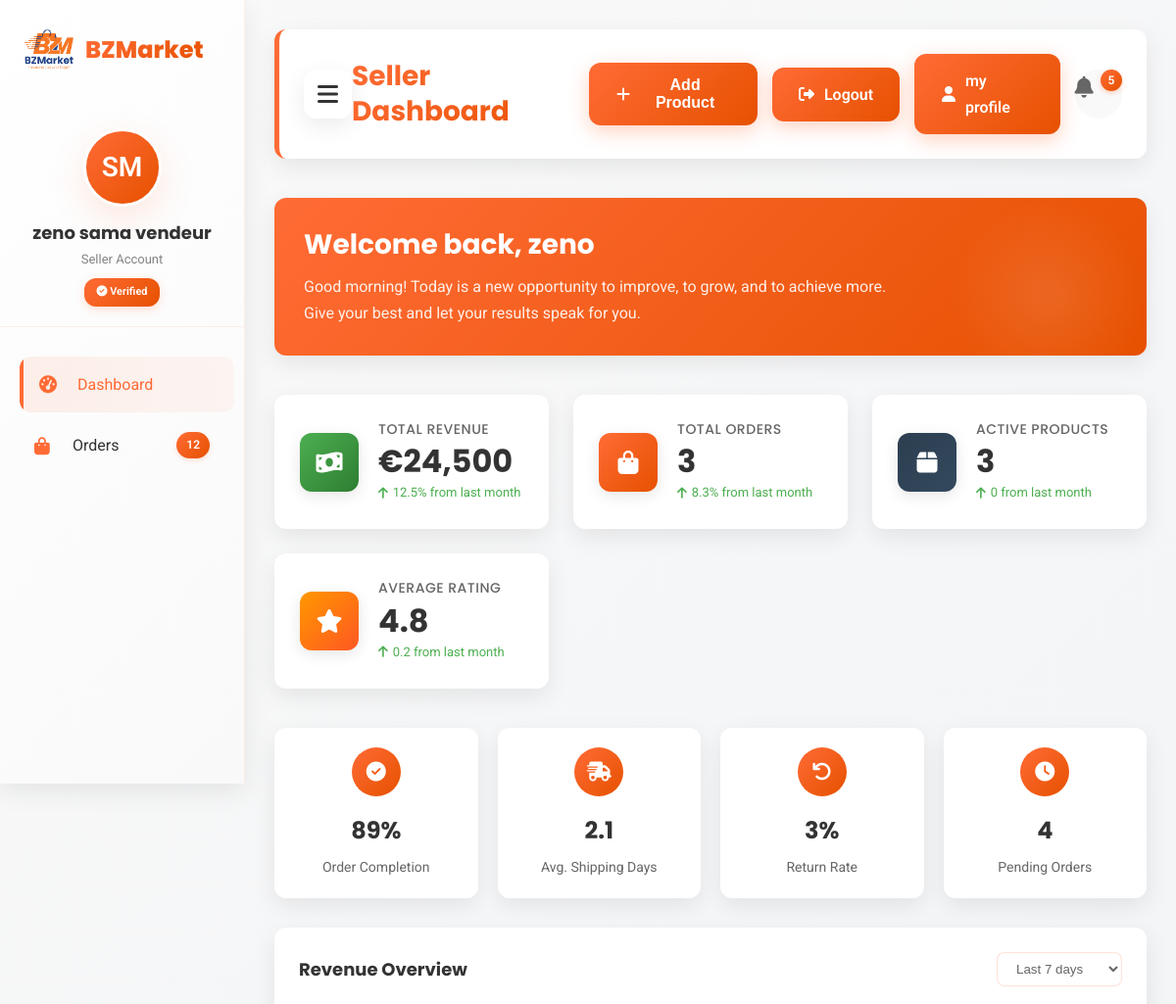
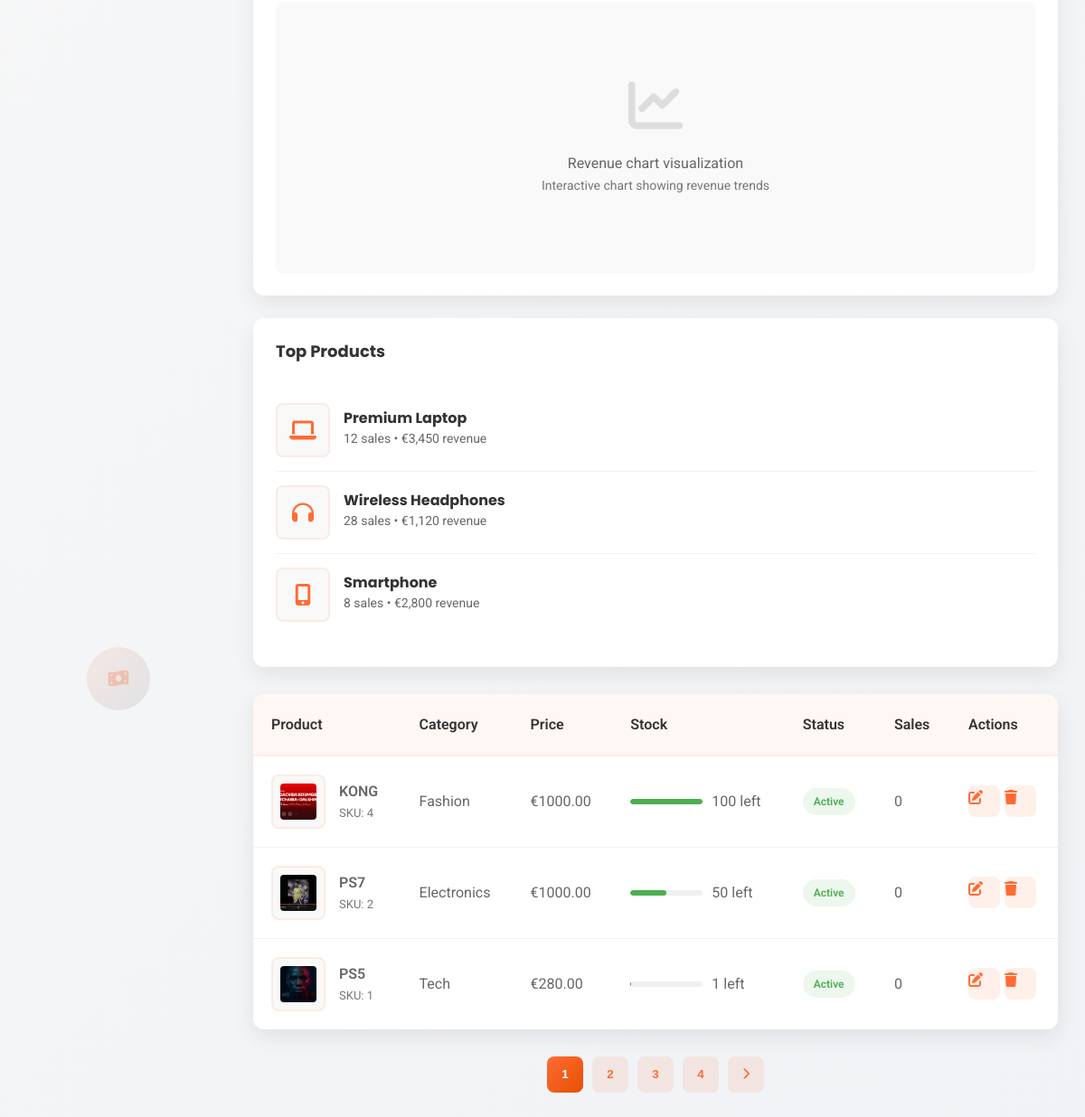
Before: /vendeur/vendeur/ (signed in) with the older database file (2 pictures, top to bottom).
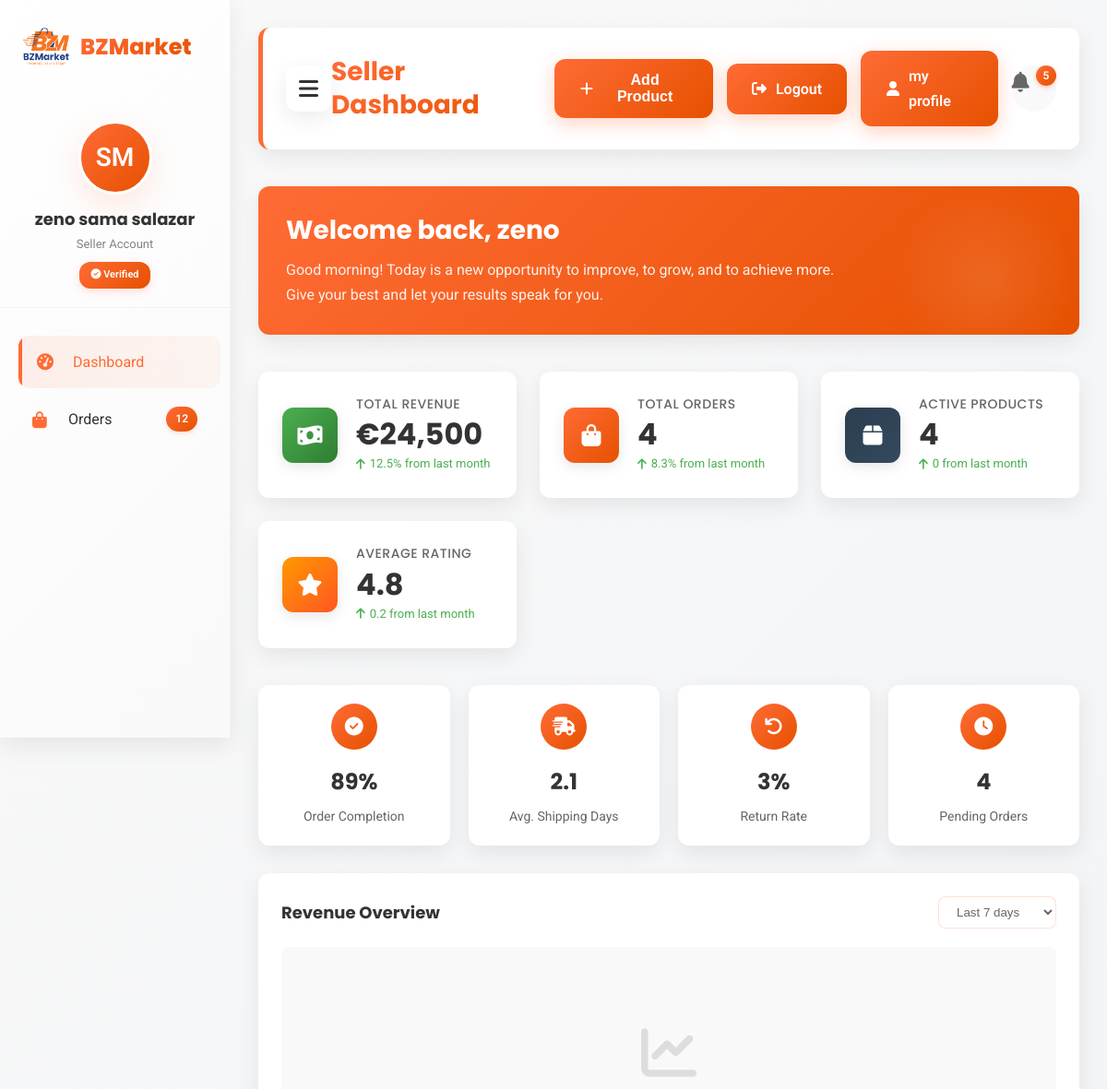
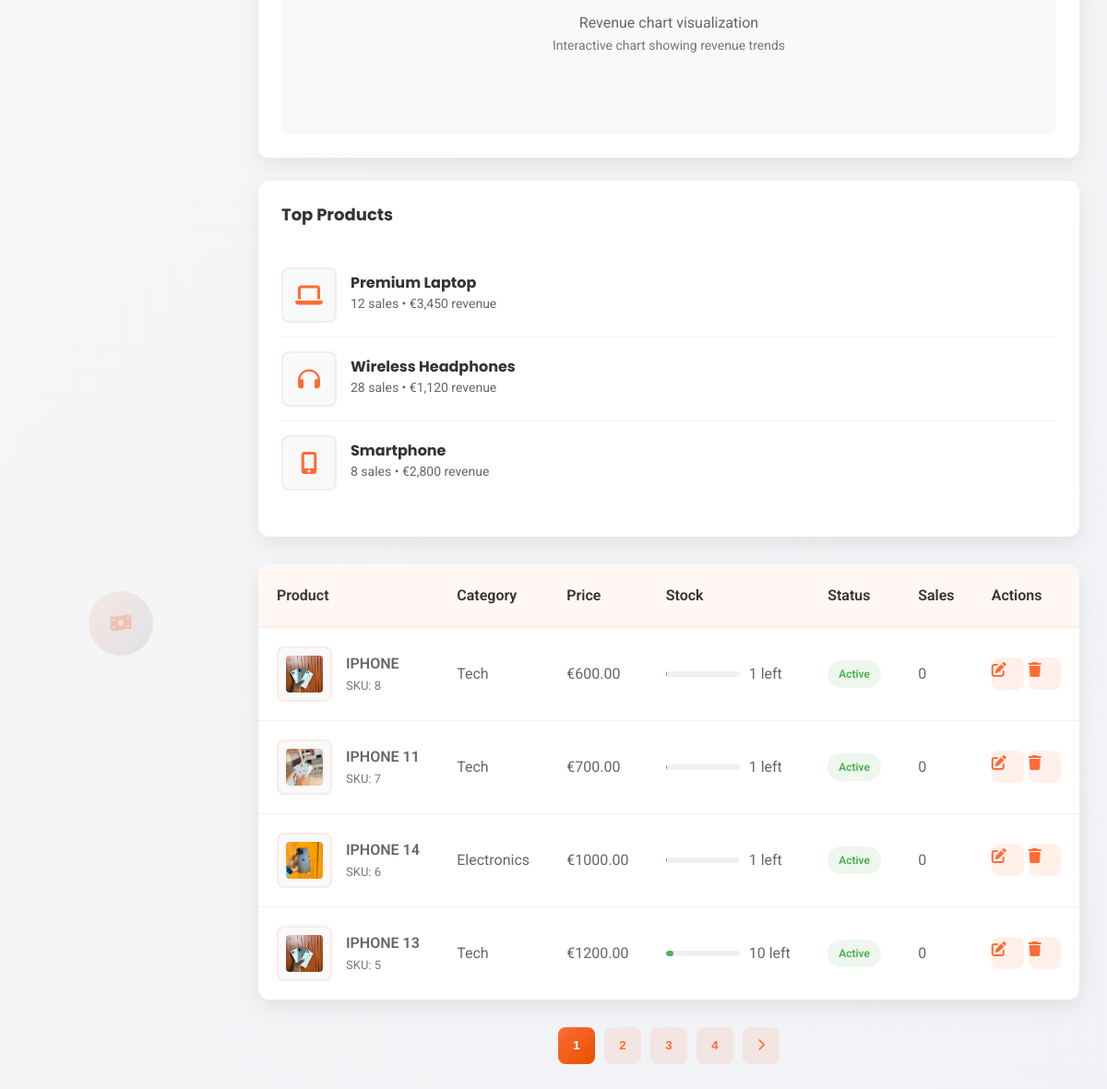
After: the same page with the newer database file (2 pictures, top to bottom).
### client/models.py (models this page shows, shortened)
class Utilisateur(AbstractUser): # creation de la classe Utilisateur
    ETAT_COMPTE_CHOICES = [
        ('A', 'Active'),
        ('D', 'Desactive'),
    ]
    PRIVILEGE_UTILISATEUR_CHOICES = [
        ('AD', 'Administrateur'),
        ('CL', 'Client'),
        ('VD', 'Vendeur')
    ]
    username = models.CharField(max_length=100)
    email = models.EmailField(unique=True)
    adresse = models.CharField(max_length=100)
    numero_tel = models.TextField(max_length=20)
    etatCompte = models.CharField(max_length=100, choices=ETAT_COMPTE_CHOICES)
    DateCreation = models.DateTimeField(default=datetime.now())
    privilege = models.CharField(max_length=100, choices=PRIVILEGE_UTILISATEUR_CHOICES)
    derniere_modification = models.CharField(max_length=100, null=True)
    heure_derniere_modification = models.DateTimeField(null=True)
    USERNAME_FIELD = "email"
    REQUIRED_FIELDS = ["username", "password", "etatCompte", "privilege", "numero_tel"]

class Product(models.Model):
    BADGE_CHOICES = [
        ('new', 'New'),
        ('hot', 'Hot'),
        ('sale', 'Sale'),
    ]
    title = models.CharField(max_length=200)
    slug = models.SlugField(unique=True)
    description = models.TextField()
    image = models.ImageField(upload_to='products/')
    category = models.CharField(max_length=100)
    seller = models.ForeignKey(
        settings.AUTH_USER_MODEL,
        on_delete=models.CASCADE,
        related_name="products",
        limit_choices_to={"privilege": "VD"}
    )
    price = models.DecimalField(max_digits=10, decimal_places=2)
    old_price = models.DecimalField(max_digits=10, decimal_places=2, blank=True, null=True)
    badge = models.CharField(max_length=10, choices=BADGE_CHOICES, blank=True, null=True)
    rating = models.FloatField(default=0)
    rating_count = models.PositiveIntegerField(default=0)
    stock = models.PositiveIntegerField(default=1)
    is_active = models.BooleanField(default=True)
    created_at = models.DateTimeField(auto_now_add=True)

### vendeur/views.py (the view)
# urls.py: path('vendeur/', views.vendeur_dashboard, name='vendeur_dashboard'),
def vendeur_dashboard(request):
    products = Product.objects.filter(seller=request.user).order_by('-created_at')
    active_products_count = Product.objects.filter(is_active=True).count()
    from django.utils import timezone
    from datetime import timedelta
    today = timezone.now()
    last_month = today - timedelta(days=30)
    last_month_count = Product.objects.filter(is_active=True, created_at__lt=today, created_at__gte=last_month).count()
    trend = active_products_count - last_month_count
    context = {
        'products': products,
        'active_products_count': active_products_count,
        'trend': trend
    }
    return render(request, 'vendeur/pageVendeur.html',context)

### vendeur/templates/vendeur/pageVendeur.html (shortened to what the changed rows need)
<!DOCTYPE html>
{% load static %}
<html lang="en">
<head>
    <link rel="stylesheet" href="https://cdnjs.cloudflare.com/ajax/libs/font-awesome/6.4.0/css/all.min.css">
    <link rel="stylesheet" href="{% static 'css/message.css' %}">
</head>
<body>
    <div class="dashboard-container">
        <aside class="sidebar" id="sidebar">
            <div class="logo">
                <h1>BZMarket</h1>
            </div>
            <div class="seller-profile">
                <div class="avatar">SM</div>
                {% if user.is_authenticated %}
                <h3>{{ user.first_name }} {{user.last_name}}</h3>
                <p>Seller Account</p>
                <div class="seller-status">
                    <i class="fas fa-check-circle"></i> Verified
                </div>
            </div>
            <ul class="nav-menu">
                <li class="nav-item">
                    <a href="#dashboard" class="nav-link active" data-section="dashboard">
                        <i class="fas fa-tachometer-alt"></i>
                        <span>Dashboard</span>
                    </a>
                </li>
                <li class="nav-item">
                    <a href="#orders" class="nav-link" data-section="orders">
                        <i class="fas fa-shopping-bag"></i>
                        <span>Orders</span>
                        <span class="badge">12</span>
                    </a>
                </li>
                {% endif %}
            </ul>
        </aside>
        <main class="main-content">
            <div class="header">
                <h2 id="sectionTitle">Seller Dashboard</h2>
            </div>
            <div class="welcome-banner" id="welcomeBanner">
                <h2>Welcome back, {{ user.username }}</h2>
            </div>
            <div id="content-container">
                <div id="section-content">
                    <div class="section-content" id="dashboard-content">
                        <div class="stats-cards">
                            <div class="stat-card">
                                <div class="stat-info">
                                    <h3>Total Orders</h3>
                                    <div class="number" data-count="{{ active_products_count }}">{{ active_products_count }}</div>
                                    <div class="trend up">
                                        <i class="fas fa-arrow-up"></i> 8.3% from last month
                                    </div>
                                </div>
                            </div>
                            <div class="stat-card">
                                <div class="stat-info">
                                    <h3>Active Products</h3>
                                    <div class="number" data-count="{{ active_products_count }}">{{ active_products_count }}</div>
                                    {% if trend >= 0 %}
                                        <div class="trend up">
                                            <i class="fas fa-arrow-up"></i> {{ trend }} from last month
                                        </div>
                                    {% else %}
                                        <div class="trend down">
                                            <i class="fas fa-arrow-down"></i> {{ trend }} from last month
                                        </div>
                                    {% endif %}
                                </div>
                            </div>
                        </div>
                        <div class="table-container">
                            <table>
                                <thead>
                                    <tr>
                                        <th>Product</th>
                                        <th>Category</th>
                                        <th>Price</th>
                                        <th>Stock</th>
                                        <th>Status</th>
                                        <th>Sales</th>
                                        <th>Actions</th>
                                    </tr>
                                </thead>
                                <tbody>
                                    {% for product in products %}
                                    <tr>
                                        <td>
                                            <div style="display: flex; align-items: center;">
                                                <div class="product-image">
                                                    {% if product.image %}
                                                        <img src="{{ product.image.url }}" alt="{{ product.title }}" style="width:40px; height:40px; object-fit:cover; border-radius:4px;">
                                                    {% else %}
                                                        <i class="fas fa-box"></i>
                                                    {% endif %}
                                                </div>
                                                <div style="margin-left: 15px;">
                                                    <div style="font-weight: 600;">{{ product.title }}</div>
                                                    <div style="font-size: 13px; color: var(--text-light);">SKU: {{ product.id }}</div>
                                                </div>
                                            </div>
                                        </td>
                                        <td>{{ product.category|title }}</td>
                                        <td>€{{ product.price }}</td>
                                        <td>
                                            <div class="stock-progress">
                                                <div class="progress-bar">
                                                    {% with stock_percent=product.stock|floatformat:"0"|add:"0" %}
                                                    <div class="progress-fill" style="width: {{ stock_percent }}%;"></div>
                                                    {% endwith %}
                                                </div>
                                                <span>{{ product.stock }} left</span>
                                            </div>
                                        </td>
                                        <td>
                                            {% if product.is_active %}
                                                <span class="status-badge status-active">Active</span>
                                            {% else %}
                                                <span class="status-badge status-inactive">Inactive</span>
                                            {% endif %}
                                        </td>
                                        <td>{{ product.rating_count }}</td>
                                        <td>
                                            <div class="product-actions">
                                                <a href="{% url 'edit_product' product.id %}" class="action-btn tooltip">
                                                    <i class="fas fa-edit"></i>
                                                </a>
                                                <a href="{% url 'delete_product' product.id %}" class="action-btn tooltip">
                                                    <i class="fas fa-trash"></i>
                                                </a>
                                            </div>
                                        </td>
                                    </tr>
                                    {% empty %}
                                    <tr>
                                        <td colspan="7" style="text-align:center;">You have no products yet.</td>
                                    </tr>
                                    {% endfor %}
                                </tbody>
                            </table>
                        </div>
                    </div>
                </div>
            </div>
        </main>
    </div>
</body>
</html>

Changed rows visible on the page:
removed Product: image (picture), title "KONG", id "4", category "Fashion", price "1000.00", stock "100", is_active "Active", rating_count "0"
removed Product: image (picture), title "PS7", id "2", category "Electronics", price "1000.00", stock "50", is_active "Active", rating_count "0"
removed Product: image (picture), title "PS5", id "1", category "Tech", price "280.00", stock "1", is_active "Active", rating_count "0"
changed Utilisateur "zeno sama": last_name "vendeur" → "salazar"
added Product: image (picture), title "IPHONE", id "8", category "Tech", price "600.00", stock "1", is_active "Active", rating_count "0"
added Product: image (picture), title "IPHONE 11", id "7", category "Tech", price "700.00", stock "1", is_active "Active", rating_count "0"
added Product: image (picture), title "IPHONE 14", id "6", category "Electronics", price "1000.00", stock "1", is_active "Active", rating_count "0"
added Product: image (picture), title "IPHONE 13", id "5", category "Tech", price "1200.00", stock "10", is_active "Active", rating_count "0"
Other visible differences:
{{ active_products_count }}: "3" → "4"
